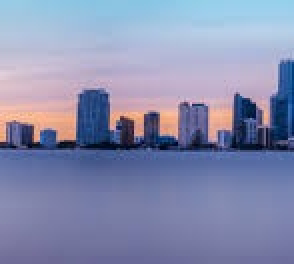
#> input picture image stitch/left.jpg, 147 x 132 px (shown 2 times larger)
$ python tut_stitch.py
#> lines starting #> are read from the running program, lines starting #| are printed output that depends on the picture
# https://www.youtube.com/watch?v=ToldvnUtBh0
import cv2
import numpy as np
from cv2 import cv2

img_ = cv2.imread('left.jpg')
#> img_ is the input picture: shape (132, 147, 3); mean B, G, R 175, 141.1, 135.1
#img_ = cv2.resize(img_, (0,0), fx = 1, fy=2) #just to resize image
img1 = cv2.cvtColor(img_, cv2.COLOR_BGR2GRAY)
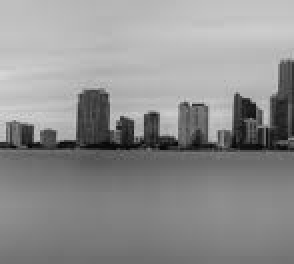
#> img1: shape (132, 147) (shown 2 times larger); min 3, max 214, mean 143.2

img = cv2.imread('right.jpg')
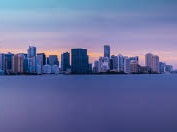
#> input picture image stitch/right.jpg, 177 x 132 px
#> img is the input picture: shape (132, 177, 3); mean B, G, R 158.6, 112.2, 104.9
#img = cv2.resize(img, (0,0), fx = 1, fy=2) #just to resize image
img2 = cv2.cvtColor(img, cv2.COLOR_BGR2GRAY)
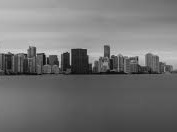
#> img2: shape (132, 177); min 5, max 216, mean 115.3

sift = cv2.xfeatures2d.SIFT_create()
#find keypoints
kp1, des1 = sift.detectAndCompute(img1, None)
#> kp1 = 66 keypoints; strongest (x, y, size): (122, 54, 7.6), (18, 69, 2.7), (76, 59, 4.9), (69, 66, 3.9)
kp1, des2 = sift.detectAndCompute(img2, None)
#> kp1 = 95 keypoints; strongest (x, y, size): (44, 56, 1.9), (59, 60, 2.5), (93, 65, 1.9), (65, 55, 4.4)
print("here na")
cv2.imshow('left', cv2.drawKeypoints(img_,kp1,None))
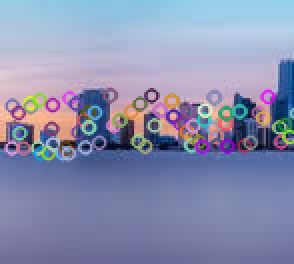
#> window 'left': shape (132, 147, 3) (shown 2 times larger); mean B, G, R 175.6, 142.8, 137.5
